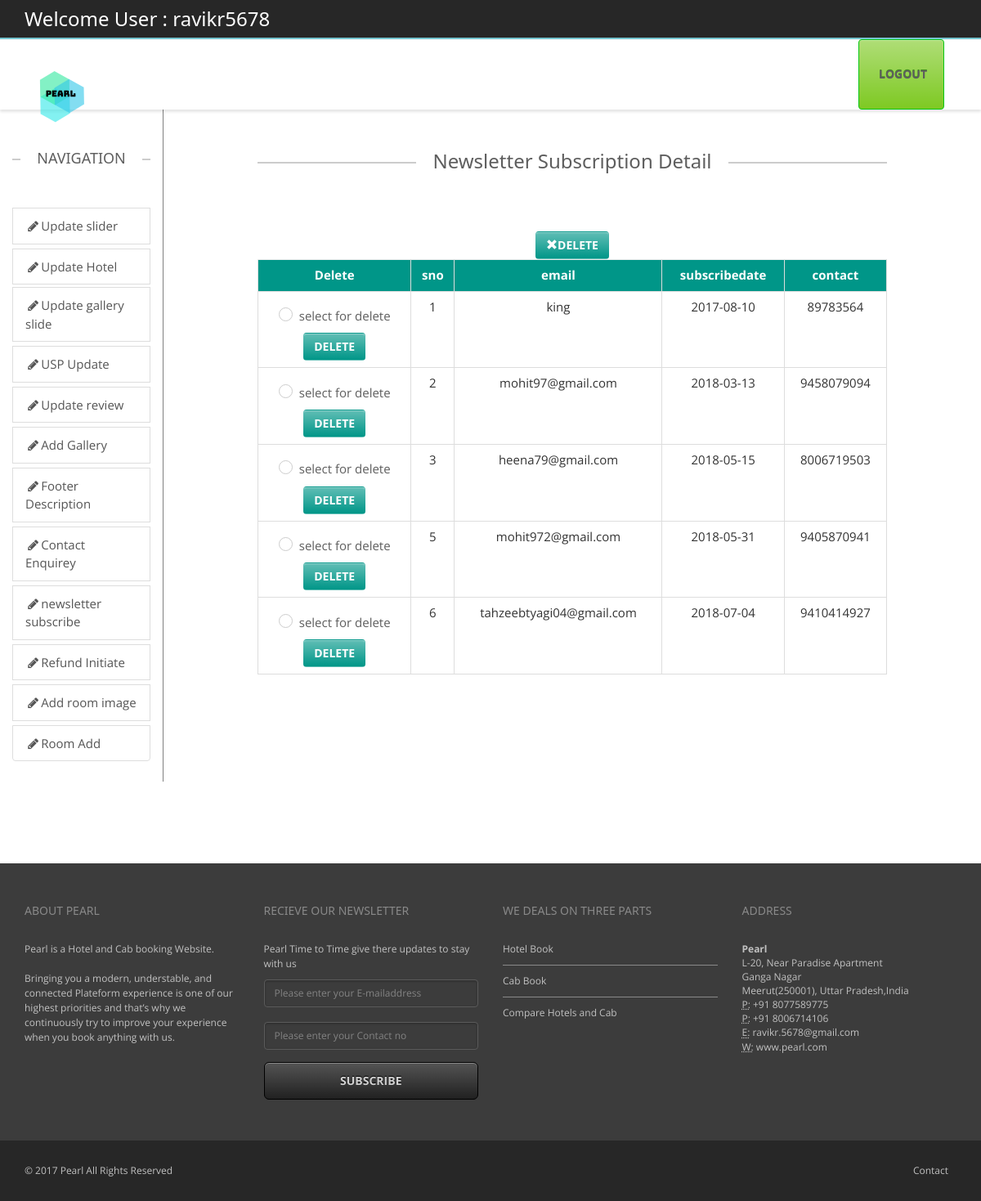
/backend/newsletter-detail.php (signed in), run on an earlier commit of the app's database.
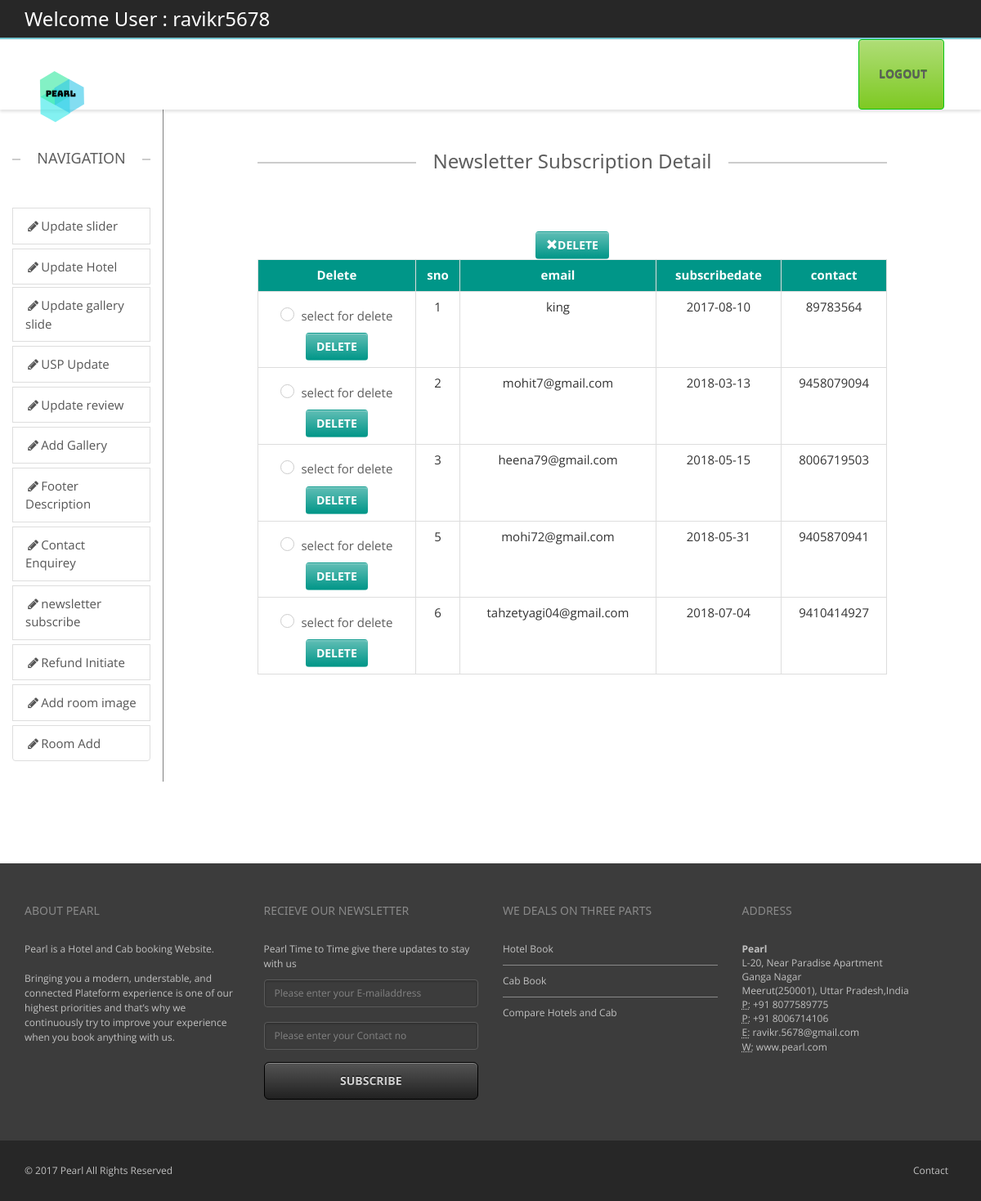
And on a later commit of the database.
### tables this page shows
CREATE TABLE `newsletter` (
  `sno` int(11) NOT NULL,
  `email` varchar(100) DEFAULT NULL,
  `subscribedate` date DEFAULT NULL,
  `contact` varchar(100) DEFAULT NULL
);

### public_html/backend/newsletter-detail.php (the view, shortened to what this page needs)
<?php
include("headeradmin.php");
include("navigation.php");?>
        <div class="col-sm-1 ">
        </div>
		<div class="col-sm-8">
        <div class="containe-fluid text-center" >
             <h3 class="lined-heading mt50">
            <span>
            Newsletter Subscription Detail
            </span>
        </h3>
        <?php  $con=mysqli_connect("localhost","id5740196_root","1234567890","id5740196_realhotel") or die("could not connect");
$res=mysqli_query($con,"Select * from newsletter") or die(mysqli_error($con));
if(mysqli_affected_rows($con)>0)
{
$colname=mysqli_fetch_fields($res);
echo"<form action='deletequery-newsletter.php' method='post'>";?>
<?php echo"<br><button type='submit' class='btn w3-teal' >";
echo"<span class='glyphicon glyphicon-remove'>";
echo"</span>";
echo"Delete"."</button>";
echo"<div  style='overflow-x:auto;'><table border='1' class='table table-bordered table-hover' style='width:100%'>";
echo"<th class='w3-teal text-center'>Delete</th><th class='w3-teal text-center'>".$colname[0]->name."</th><th class='w3-teal text-center'>".$colname[1]->name."</th><th class='w3-teal text-center'>".$colname[2]->name."</th><th class='w3-teal text-center'>".$colname[3]->name."</th>";
while($row=mysqli_fetch_array($res))
{?>
<tr><td><div class="checkbox checkbox-info checkbox-circle">
<?php
echo"<input type='checkbox' name='ids[]' id='$row[0]' value='$row[0]' />"."<label for='$row[0]'>"."select for delete"."</label>"."</div>"."<a href='deletequery-newsletter.php?id=$row[0]' class='btn w3-teal'>"."delete"."</a>"."</td><td>".$row[0]."</td><td>".$row[1]."</td><td>".$row[2]."</td><td>".$row[3]."</td></tr>";
}
 echo"</table></div>";
 echo"</form>";
}
?>
		</div>
		</div>
        <div class="col-sm-1">
        </div>
	</div>
</div>
<?php include("footer.php");?>

What changed in the data, as far as the page shows it:
changed newsletter id 2: email "mohit97@gmail.com" → "mohit7@gmail.com"
changed newsletter id 5: email "mohit972@gmail.com" → "mohi72@gmail.com"
changed newsletter id 6: email "tahzeebtyagi04@gmail.com" → "tahzetyagi04@gmail.com"
